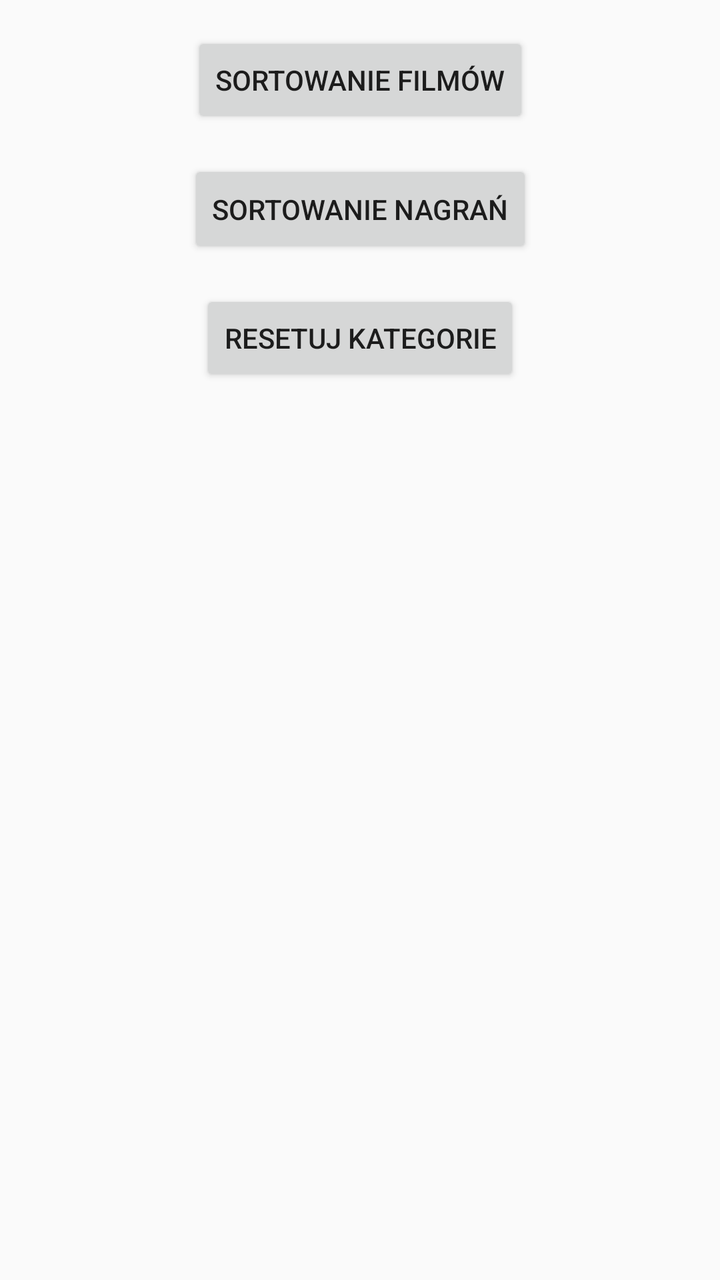
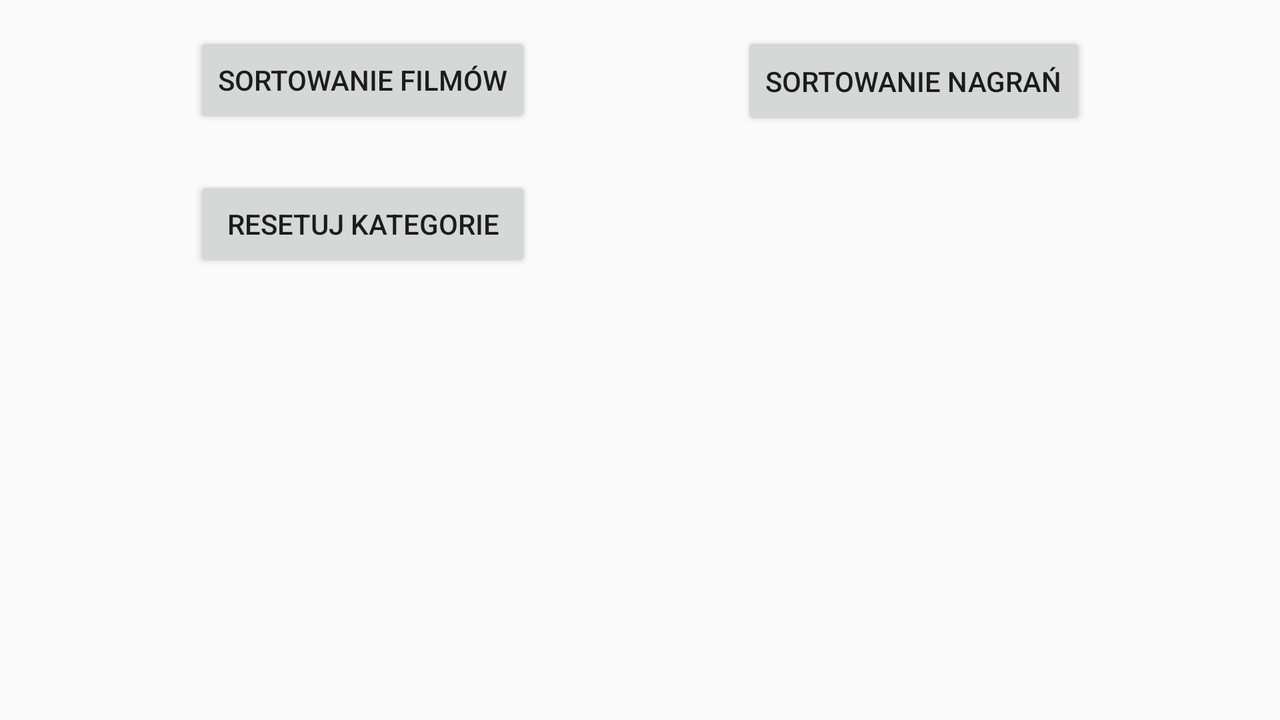

Compare how this app lays out the same screen by default and in its alternative resource folder. The renders come first, then the two layout files and the values they reference.
<!-- AndroidManifest.xml: application theme AppTheme -->
<!-- res/layout/fragment_settings.xml -->
<?xml version="1.0" encoding="utf-8"?>
<android.support.constraint.ConstraintLayout
    xmlns:android="http://schemas.android.com/apk/res/android"
    xmlns:app="http://schemas.android.com/apk/res-auto"
    xmlns:tools="http://schemas.android.com/tools"
    android:layout_width="match_parent"
    android:layout_height="match_parent">

    <Button
        android:id="@+id/but_set_movie_sort"
        android:layout_width="wrap_content"
        android:layout_height="wrap_content"
        android:layout_marginTop="16dp"
        android:text="Sortowanie filmów"
        app:layout_constraintEnd_toEndOf="parent"
        app:layout_constraintHorizontal_bias="0.5"
        app:layout_constraintStart_toStartOf="parent"
        app:layout_constraintTop_toTopOf="parent"/>

    <Button
        android:id="@+id/but_set_audio_sort"
        android:layout_width="wrap_content"
        android:layout_height="49dp"
        android:layout_marginTop="16dp"
        android:text="Sortowanie nagrań"
        app:layout_constraintEnd_toEndOf="parent"
        app:layout_constraintHorizontal_bias="0.5"
        app:layout_constraintStart_toStartOf="parent"
        app:layout_constraintTop_toBottomOf="@+id/but_set_movie_sort"/>

    <Button
        android:id="@+id/but_set_reset_cat"
        android:layout_width="wrap_content"
        android:layout_height="wrap_content"
        android:layout_marginTop="16dp"
        android:text="Resetuj kategorie"
        app:layout_constraintEnd_toEndOf="parent"
        app:layout_constraintHorizontal_bias="0.5"
        app:layout_constraintStart_toStartOf="parent"
        app:layout_constraintTop_toBottomOf="@+id/but_set_audio_sort"/>

</android.support.constraint.ConstraintLayout>
<!-- resources referenced by this layout -->
<resources>
  <style name="AppTheme" parent="Theme.AppCompat.Light.DarkActionBar">
          
          <item name="colorPrimary">@color/colorPrimary</item>
          <item name="colorPrimaryDark">@color/colorPrimaryDark</item>
          <item name="colorAccent">@color/colorAccent</item>
      </style>
</resources>
<!-- res/layout-land/fragment_settings.xml (the author's variant of the layout above) -->
<!-- drawn on the phone turned sideways -->
<?xml version="1.0" encoding="utf-8"?>
<android.support.constraint.ConstraintLayout
    xmlns:android="http://schemas.android.com/apk/res/android"
    xmlns:app="http://schemas.android.com/apk/res-auto"
    xmlns:tools="http://schemas.android.com/tools"
    android:layout_width="match_parent"
    android:layout_height="match_parent">

    <Button
        android:id="@+id/but_set_movie_sort"
        android:layout_width="wrap_content"
        android:layout_height="wrap_content"
        android:layout_marginTop="16dp"
        android:text="Sortowanie filmów"
        app:layout_constraintEnd_toStartOf="@+id/but_set_audio_sort"
        app:layout_constraintHorizontal_bias="0.5"
        app:layout_constraintStart_toStartOf="parent"
        app:layout_constraintTop_toTopOf="parent"/>

    <Button
        android:id="@+id/but_set_audio_sort"
        android:layout_width="wrap_content"
        android:layout_height="49dp"
        android:layout_marginStart="8dp"
        android:layout_marginTop="16dp"
        android:text="Sortowanie nagrań"
        app:layout_constraintEnd_toEndOf="parent"
        app:layout_constraintHorizontal_bias="0.5"
        app:layout_constraintStart_toEndOf="@+id/but_set_movie_sort"
        app:layout_constraintTop_toTopOf="parent"/>

    <Button
        android:id="@+id/but_set_reset_cat"
        android:layout_width="0dp"
        android:layout_height="wrap_content"
        android:layout_marginTop="24dp"
        android:text="Resetuj kategorie"
        app:layout_constraintEnd_toEndOf="@+id/but_set_movie_sort"
        app:layout_constraintStart_toStartOf="@+id/but_set_movie_sort"
        app:layout_constraintTop_toBottomOf="@+id/but_set_movie_sort"/>

</android.support.constraint.ConstraintLayout>
